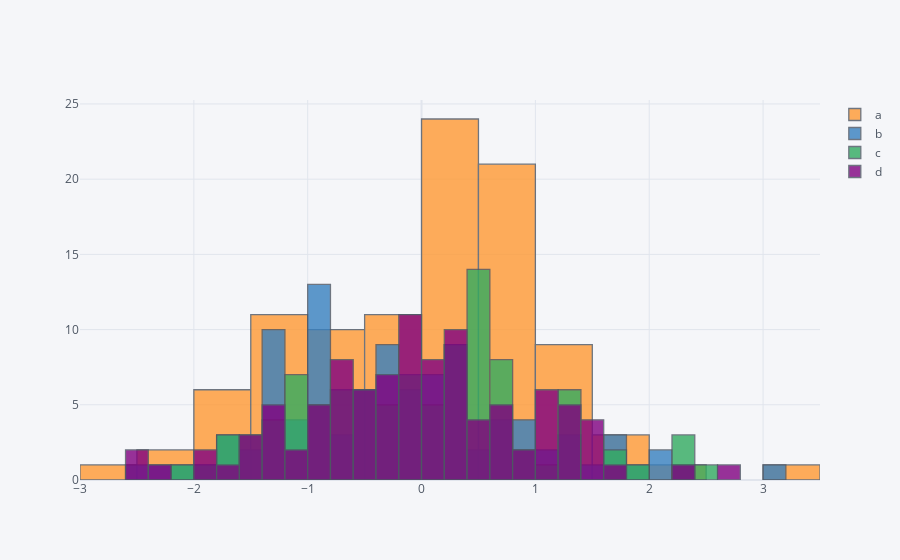

The notebook cell saved with this chart:
### Code cell
dataframe.iplot(kind='hist',bins=30)
